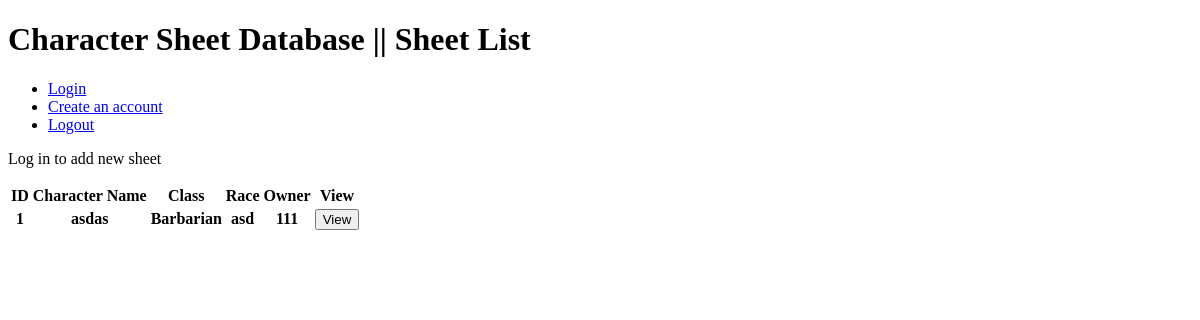
Before: / with the older database file.
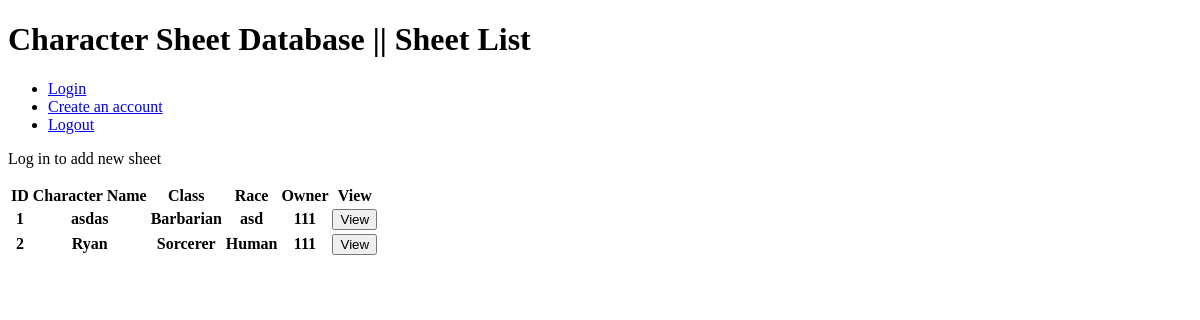
After: the same page with the newer database file.
### main.py (models this page shows)
class Sheet(db.Model):
    __tablename__ = "Sheet"
    CharID = db.Column(db.Integer, primary_key = True)
    CharacterName = db.Column(db.String)
    CharacterClass = db.Column(db.String)
    Level = db.Column(db.Integer)
    Background = db.Column(db.String)
    Race = db.Column(db.String)
    Alignment = db.Column(db.String(2))
    OwnerID = db.Column(db.Integer, db.ForeignKey('User.UserID'), nullable=False)
    owner = db.relationship("User", backref="sheets")
    STR = db.Column(db.Integer)
    STRMod = db.Column(db.Integer)
    DEX = db.Column(db.Integer)
    DEXMod = db.Column(db.Integer)
    CON = db.Column(db.Integer)
    CONMod = db.Column(db.Integer)
    INT = db.Column(db.Integer)
    INTMod = db.Column(db.Integer)
    WIS = db.Column(db.Integer)
    WISMod = db.Column(db.Integer)
    CHA = db.Column(db.Integer)
    CHAMod = db.Column(db.Integer)
    ProfBonus = db.Column(db.Integer)
    STRSave = db.Column(db.Integer)
    STRSaveProf = db.Column(db.Integer)
    DEXSave = db.Column(db.Integer)
    DEXSaveProf = db.Column(db.Integer)
    CONSave = db.Column(db.Integer)
    CONSaveProf = db.Column(db.Integer)
    INTSave = db.Column(db.Integer)
    INTSaveProf = db.Column(db.Integer)
    WISSave = db.Column(db.Integer)
    WISSaveProf = db.Column(db.Integer)
    CHASave = db.Column(db.Integer)
    CHASaveProf = db.Column(db.Integer)
    Acrobatics = db.Column(db.Integer) #DEX
    Animal_Handling = db.Column(db.Integer) #WIS
    Arcana = db.Column(db.Integer) #INT
    Athletics = db.Column(db.Integer) #STR
    Deception = db.Column(db.Integer) #CHA
    History = db.Column(db.Integer) #INT
    Insight = db.Column(db.Integer) #WIS
    Intimidation = db.Column(db.Integer) #CHA
    Investigation = db.Column(db.Integer) #INT
    Medicine = db.Column(db.Integer) #WIS
    Nature = db.Column(db.Integer) #INT
    Perception = db.Column(db.Integer) #WIS
    Performance = db.Column(db.Integer) #CHA
    Persuasion = db.Column(db.Integer) #CHA
    Religion = db.Column(db.Integer) #INT
    Sleight_Of_Hand = db.Column(db.Integer) #DEX
    Stealth = db.Column(db.Integer) #DEX
    Survival = db.Column(db.Integer) #WIS
    AcrobaticsProf = db.Column(db.Integer)
    Animal_HandlingProf = db.Column(db.Integer)
    ArcanaProf = db.Column(db.Integer)
    AthleticsProf = db.Column(db.Integer)
    DeceptionProf = db.Column(db.Integer)
    HistoryProf = db.Column(db.Integer)
    InsightProf = db.Column(db.Integer)
    IntimidationProf = db.Column(db.Integer)
    InvestigationProf = db.Column(db.Integer)
    MedicineProf = db.Column(db.Integer)
    NatureProf = db.Column(db.Integer)
    PerceptionProf = db.Column(db.Integer)
    PerformanceProf = db.Column(db.Integer)
    PersuasionProf = db.Column(db.Integer)
    ReligionProf = db.Column(db.Integer)
    Sleight_Of_HandProf = db.Column(db.Integer)
    StealthProf = db.Column(db.Integer)
    SurvivalProf = db.Column(db.Integer)

class User(db.Model):
    __tablename__ = "User"
    UserID = db.Column(db.Integer, primary_key = True)
    username = db.Column(db.String(50))
    password = db.Column(db.String)

### main.py (the view)
@app.route('/')
def contents():
    sheets = Sheet.query.all()
    return render_template('contents.html', sheets=sheets)

### main.py (called while the page is built)
@app.context_processor
def add_current_user():
    if session.get('useron'):
        return dict(current_user = User.query.get(session['useron']))
    return dict(current_user = None)

### templates/contents.html (shortened to what this page needs)
<!DOCTYPE html>
<html lang="en">
<head>
    <link rel="stylesheet" href="{{url_for('static', filename='styles.css')}}">
</head>
<body>
    <header id="headtitle">
        <h1>Character Sheet Database || Sheet List</h1>
    </header>
    <nav>
        <ul id = "navlist">
            {% if current_user %}
                <li class="navth"><p>{{('Logged in as {}'.format(current_user.username))}}</p></li>
            {% else %}
                <li class="navth"><a href="/login">Login</a></li>
            {% endif %}
            <li class="navth"><a href="/createuser">Create an account</a></li>
            <li class="navth"><a href="/logout">Logout</a></li>
        </ul>
    </nav>
    <div class="addsheet">
        {% if current_user %}
            <a href="/add">Add new sheet</a>
        {% else %}
            <p>Log in to add new sheet</p>
        {% endif %}
    </div>
    <div id="contents">
        <table>
            <tr>
                <th><b>ID</b></th>
                <th><b>Character Name</b></th>
                <th><b>Class</b></th>
                <th><b>Race</b></th>
                <th><b>Owner</b></th>
                <th>View</th>
            </tr>
            {% for item in sheets %}
                <tr>
                    <th>{{ item.CharID }}</th>
                    <th>{{ item.CharacterName }}</th>
                    <th>{{ item.CharacterClass }}</th>
                    <th>{{ item.Race }}</th>
                    <th>{{ item.owner.username }}</th>
                    <td>
                        <form action="/view/{{ item.CharID }}" method="GET">
                            <input type="submit" value="View">
                        </form>
                    </td>
                </tr>
            {% endfor %}
        </table>
    </div>
</body>
</html>

Changed rows visible on the page:
added Sheet: CharID "2", CharacterName "Ryan", CharacterClass "Sorcerer", Race "Human", owner.username "111"
